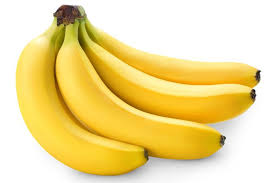
#> input picture U0729/banana1.jpg, 275 x 183 px, given in place of the camera
$ jupyter execute sobel-video.ipynb   (older library calls are emulated)
#> lines starting #> are read from the running program, lines starting #| are printed output that depends on the picture; after the words box and inside, x2 and y2 are one past the last pixel; in counts of white or black regions, pixels touching at a corner belong together
[cell 1]
import sys
import cv2


# 카메라로부터 cv2.VideoCapture 객체 생성
cap = cv2.VideoCapture(0)
#cap = cv2.VideoCapture('.\\images\\park_bicycle.mp4')

if not cap.isOpened():
    print("Camera open failed!")
    sys.exit()

# 프레임 해상도 출력
print('Frame width:', round(cap.get(cv2.CAP_PROP_FRAME_WIDTH)))
print('Frame height:', round(cap.get(cv2.CAP_PROP_FRAME_HEIGHT)))

[cell 2]
# Sobel

import numpy as np

while True:
    ret, frame = cap.read()
#> frame is the input picture: shape (183, 275, 3); mean B, G, R 151.7, 220.4, 241.2
    if not ret:
        break

    frame = cv2.resize(frame, (0, 0), fx=0.7, fy=0.7)
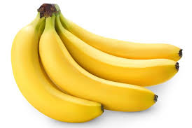
#> frame: shape (128, 192, 3); mean B, G, R 151.2, 220.2, 241.1

#    blur = cv2.medianBlur(frame, 7)
    sobelx = cv2.Sobel(frame, cv2.CV_64F, 1, 0)
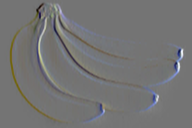
#> sobelx: shape (128, 192, 3) float64; mean B, G, R 0, 0, 0; drawn with min black and max white

#    sobelx = cv2.Sobel(frame, cv2.CV_64F, 1, 0)
#    sobely = cv2.Sobel(frame, cv2.CV_64F, 0, 1)
#    combined_sobel = cv2.bitwise_or(sobelx, sobely)

    edge = cv2.Canny(frame, 50, 200)
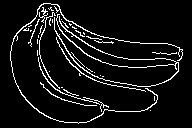
#> edge: shape (128, 192); 7.4% white in thin lines or dots, all inside (x1, y1, x2, y2) = (10, 3, 183, 124)
#    lap = cv2.Laplacian(edge, cv2.CV_64F)
#    lap = np.uint8(np.absolute(lap))

    cv2.imshow('frame', frame)
    cv2.imshow('edge', edge)
#    cv2.imshow('Laplacian', lap)

    if cv2.waitKey(10) == 27:
#> (key Esc is pressed here)
        break

cap.release()
cv2.destroyAllWindows()

$ run again, on U0729/banana2.jpg
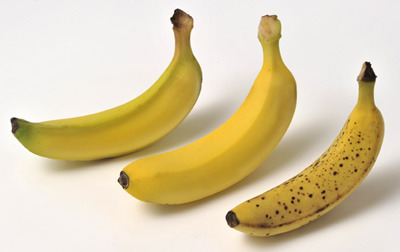
#> input picture U0729/banana2.jpg, 400 x 252 px, given in place of the camera
#> frame is the input picture: shape (252, 400, 3); mean B, G, R 168.1, 203.9, 218.4
#> frame: shape (176, 280, 3)
#> `sobelx = cv2.Sobel(frame, cv2.CV_64F, 1, 0)`:
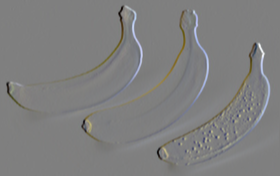
#> sobelx: shape (176, 280, 3) float64; mean B, G, R -0.6, -0.6, -0.5; drawn with min black and max white
#> `edge = cv2.Canny(frame, 50, 200)`:
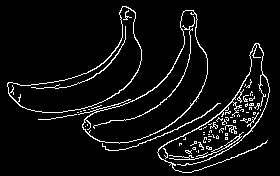
#> edge: shape (176, 280); 6.1% white in thin lines or dots, all inside (x1, y1, x2, y2) = (7, 6, 270, 173)
